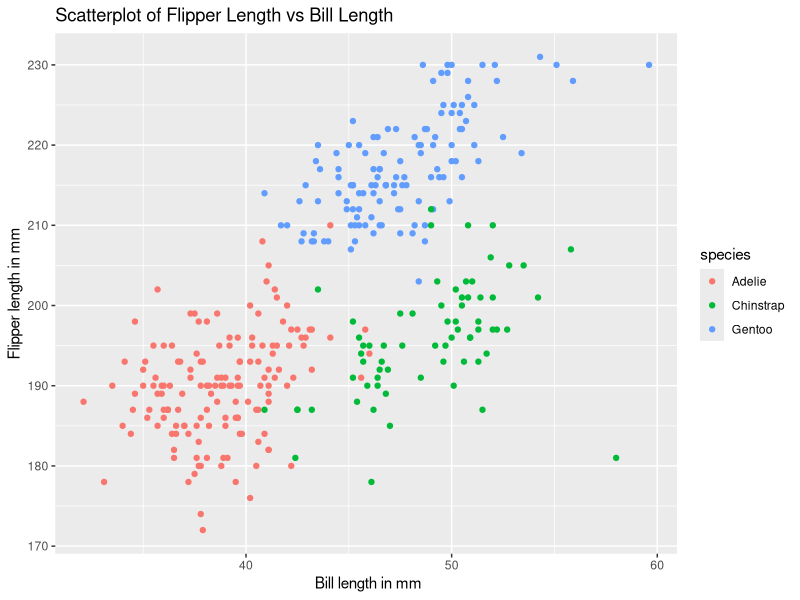
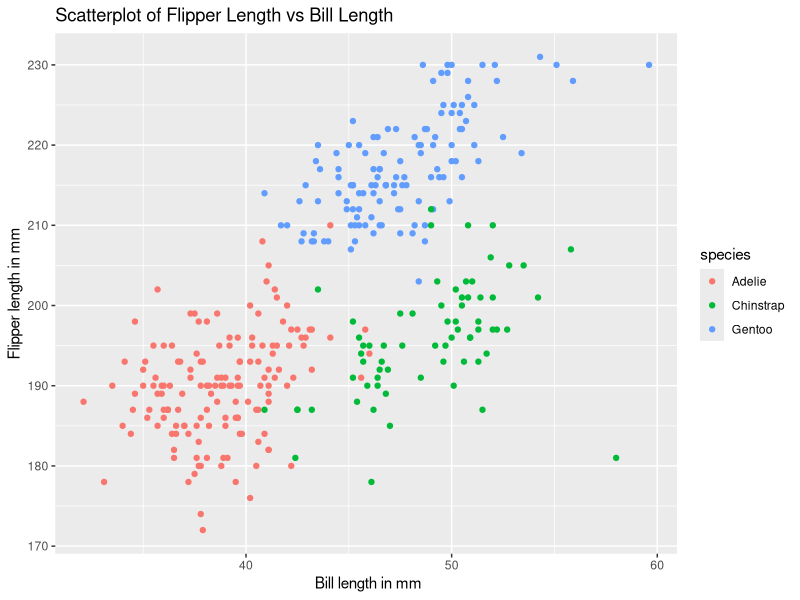

Here is the R script that generated these plots, in order:
## ---- chunk 1
library(tidyverse)
## ---- chunk 2
#load the penguins dataset
data("penguins", package = "palmerpenguins")
## ---- chunk 3
# Code to get the numbers of rows, columns and mean of flipper_length_mm column
dataset_rows <- nrow(penguins)
dataset_cols <- ncol(penguins)
mean_flipper_length = mean(penguins |> pull(flipper_length_mm), na.rm = TRUE) 
## ---- chunk 4
#Make a scatter plot of flipper_length_mm (y) vs bill_length_mm (x) and save it
ggplot(penguins, aes(x = bill_length_mm, y = flipper_length_mm, color = species)) + 
  geom_point() + labs(
    x = " Bill length in mm", 
    y = "Flipper length in mm", 
    title = "Scatterplot of Flipper Length vs Bill Length"
  )
ggsave("penguins_scatterplot.pdf", height = 4, width = 6)
## ---- chunk 5
# make a data frame
set.seed(1)  
df <- data.frame(
  random_sample = rnorm(10), 
  logical_vector = rnorm(10) > 0,
  character_vector = sample(letters, 10),
  factor_vector = factor(sample(c("Level1", "Level2", "Level3"), 10,  replace = TRUE))  
)

## ---- chunk 6
# take the mean of each variable
mean_random_sample = mean(pull(df, random_sample) )
mean_logical_vector = mean(pull(df, logical_vector) )
mean_character_vector = mean(pull(df, character_vector) )
mean_factor_vector = mean(pull(df, factor_vector) )
## ---- chunk 7
#convert variable to numeric
numeric_logical_vector = as.numeric(pull(df, logical_vector))
numeric_character_vector = as.numeric(pull(df, character_vector))
numeric_factor_vector = as.numeric(pull(df, factor_vector))
